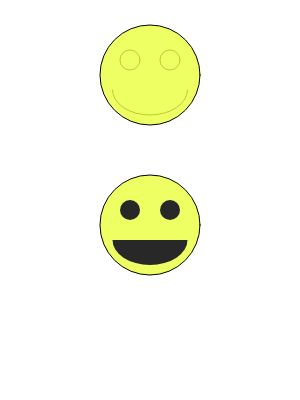
Frame 1 (no input)
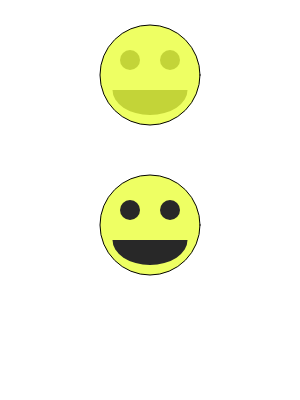
Frame 60 (no input)
Frame 120 (the mouse pressed at the canvas centre since frame 60): identical to frame 60, image omitted

The p5.js sketch that drew these frames (run headless with seeded random() and noise() and a simulated clock; from frame 60 on, the mouse is pressed at the canvas centre):

// p5.js sketch
// ── sketch.js
function setup(){
    // create a canvas that is
    // (width:400px, height:600px)
    createCanvas(300,400);
}

function draw() {
    // set the background to 'white'
    background(255);


    /* WRONG ORDER */
    translate( 150, 75 );
    // ** draw the smiley face mouth **
    arc( 0, 15, 75, 50, 0, PI );

    // ** draw smily face eyes **
    // ** left eye **
    ellipse( -20, -15, 20 );
    // ** right eye **
    ellipse( 20, -15, 20 );

    // ** draw the smily face head **
    stroke( 0 );
    fill('rgba(234, 255, 61, 0.8)');
    ellipse( 0, 0, 100 );

    // add fill information for eyes and mouth
    noStroke();
    fill( 40, 255 );


    /* CORRECT ORDER */
    translate( 0, 150 );
    // ** draw the smily face head **
    stroke( 0 );
    fill('rgba(234, 255, 61, 0.8)');
    ellipse( 0, 0, 100 );

    // add fill information for eyes and mouth
    noStroke();
    fill( 40, 255 );

    // ** draw the smiley face mouth **
    arc( 0, 15, 75, 50, 0, PI );

    // ** draw smily face eyes **
    // ** left eye **
    ellipse( -20, -15, 20 );
    // ** right eye **
    ellipse( 20, -15, 20 );


}
